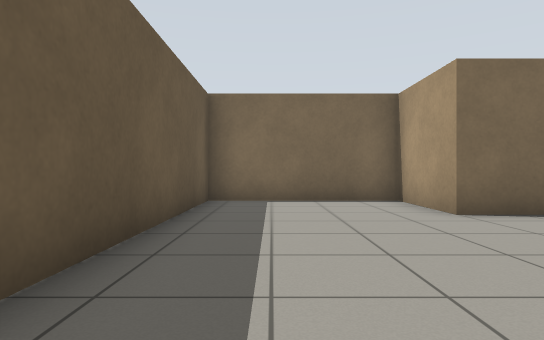
[1] (above)

16 first-person views from a walk through a robot-simulator world made for Gazebo. The camera is 0.72 m above the floor, looks level and sees 75° across. The floor is counted in squares, 1 m on a side. Each view is taken from the middle of a square. On the plan, view 1 faces up. The plan holds only what a view shows up to about 11 squares ahead; the rest is blank. Gazebo's built-in surfaces are drawn with simple patterns.

[2]
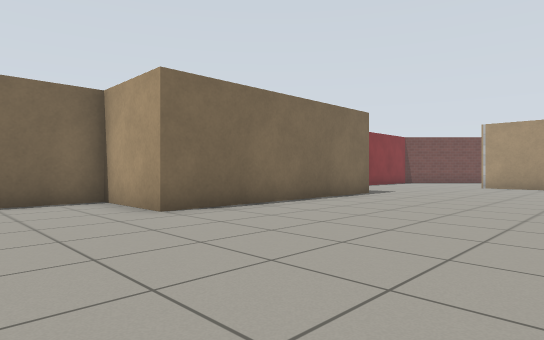

[3]
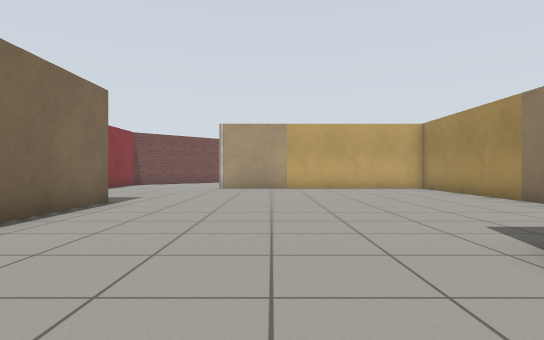

[4]
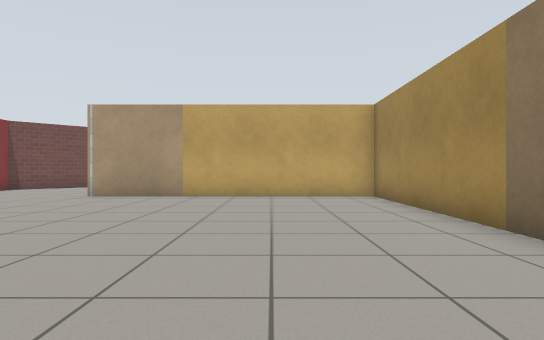

[5]
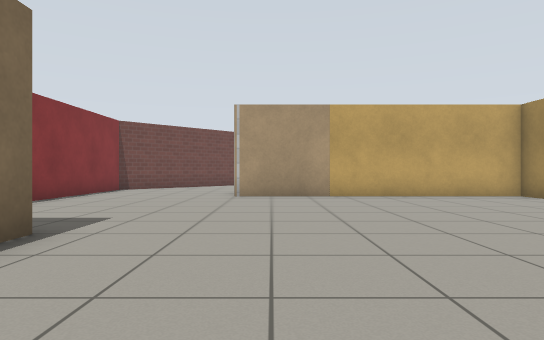

[6]
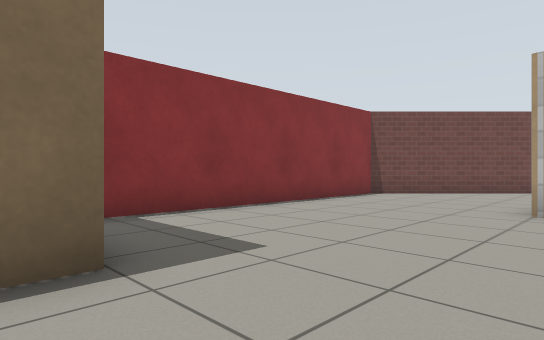

[7]
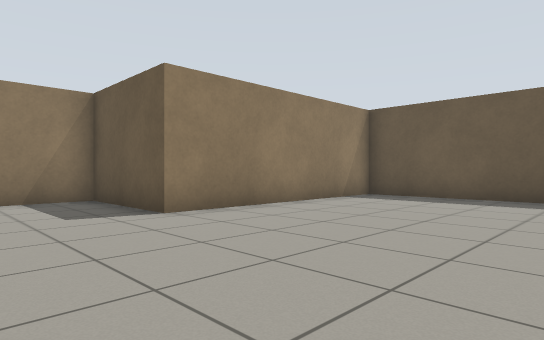

[8]
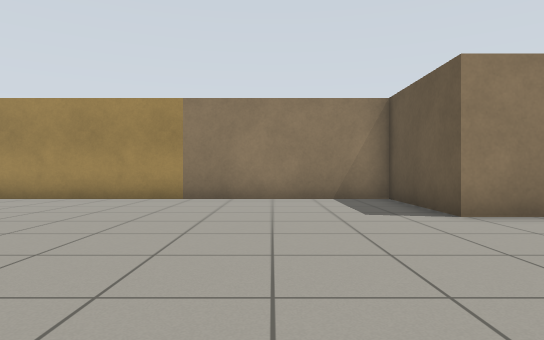

[9]
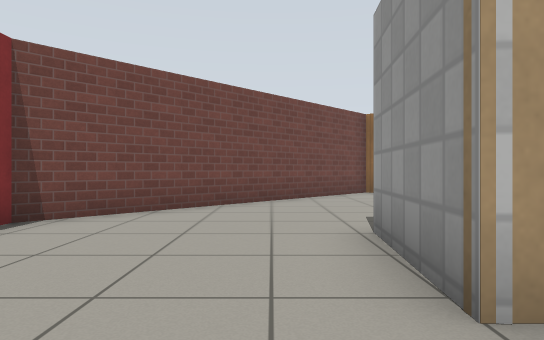

[10]
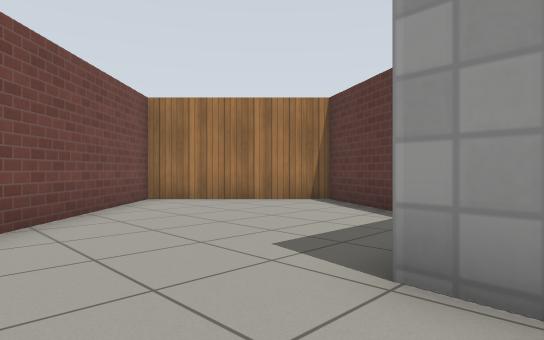

[11]
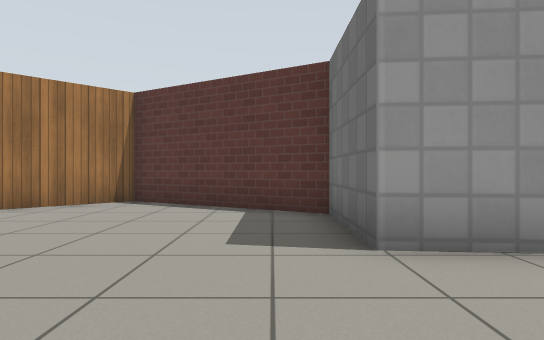

[12]
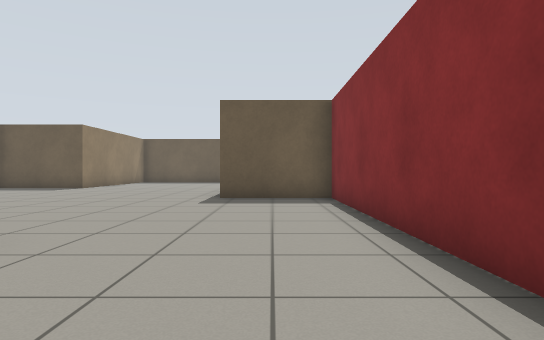

[13]
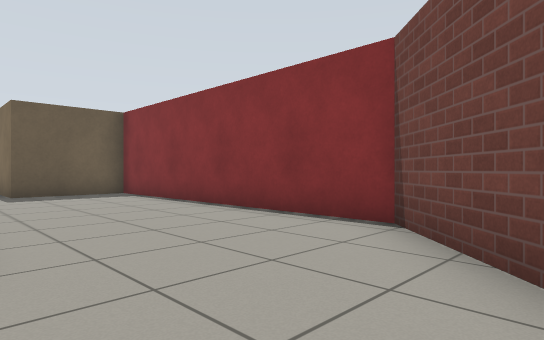

[14]
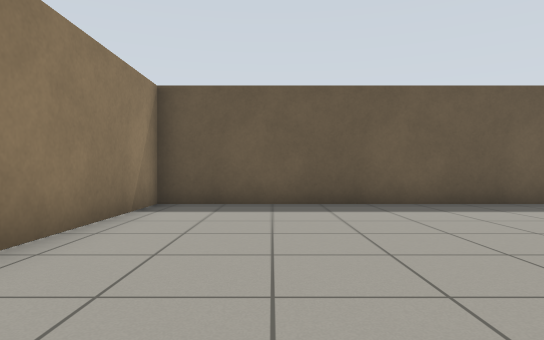

[15]
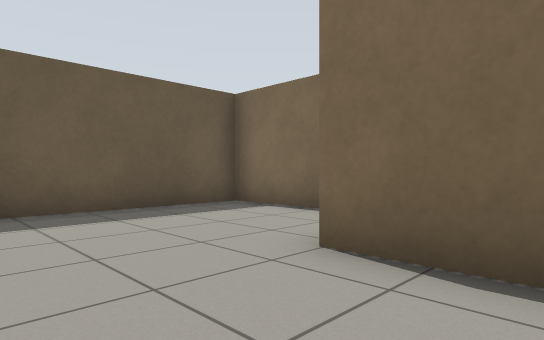

[16]
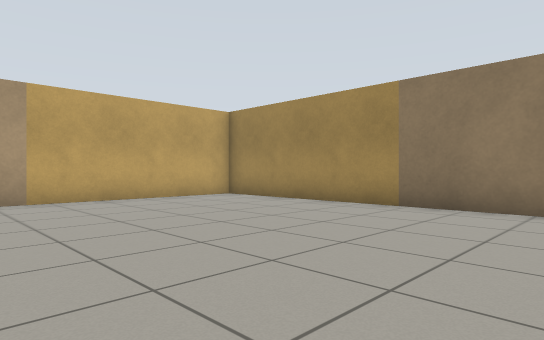

### Floor plan
Ten units are one square. View 1 is at (0, 0); x grows to the right and y downward. Boxes are objects, and circles mark ways between rooms. Rooms are numbered by the first view taken in them; rooms with no view inside come last. Other rooms are left out.
<svg viewBox="-20 -90 278 133">
<path fill="none" stroke="#000" d="M188 -85 100 -85 100 -57 30 -57 30 -83 -15 -83 -15 4 51 4 51 38 157 38 157 -40 181 -38M181 -38 181 -12 222 12 253 -20 188 -85"/>
<circle cx="180" cy="-60" r="3" fill="#2a7"/>
<text x="80" y="-30">1</text>
<text x="210" y="-30">2</text>
</svg>
Room 1 opens to room 2.

Where each view was taken, in squares from view 1:
view 1: 0 up, 0 right, facing up
view 2: 0 up, 0 right, facing up-right
view 3: 2 up, 2 right, facing right
view 4: 1 down, 6 right, facing right
view 5: 3 up, 6 right, facing right
view 6: 3 up, 9 right, facing up-right
view 7: 5 up, 8 right, facing down-left
view 8: 5 up, 8 right, facing down
view 9: 5 up, 14 right, facing right
view 10: 6 up, 17 right, facing down-right
view 11: 7 up, 19 right, facing down
view 12: 7 up, 19 right, facing left
view 13: 4 up, 21 right, facing up-left
view 14: 2 up, 6 right, facing left
view 15: 3 up, 5 right, facing up-left
view 16: 3 up, 7 right, facing down-right
